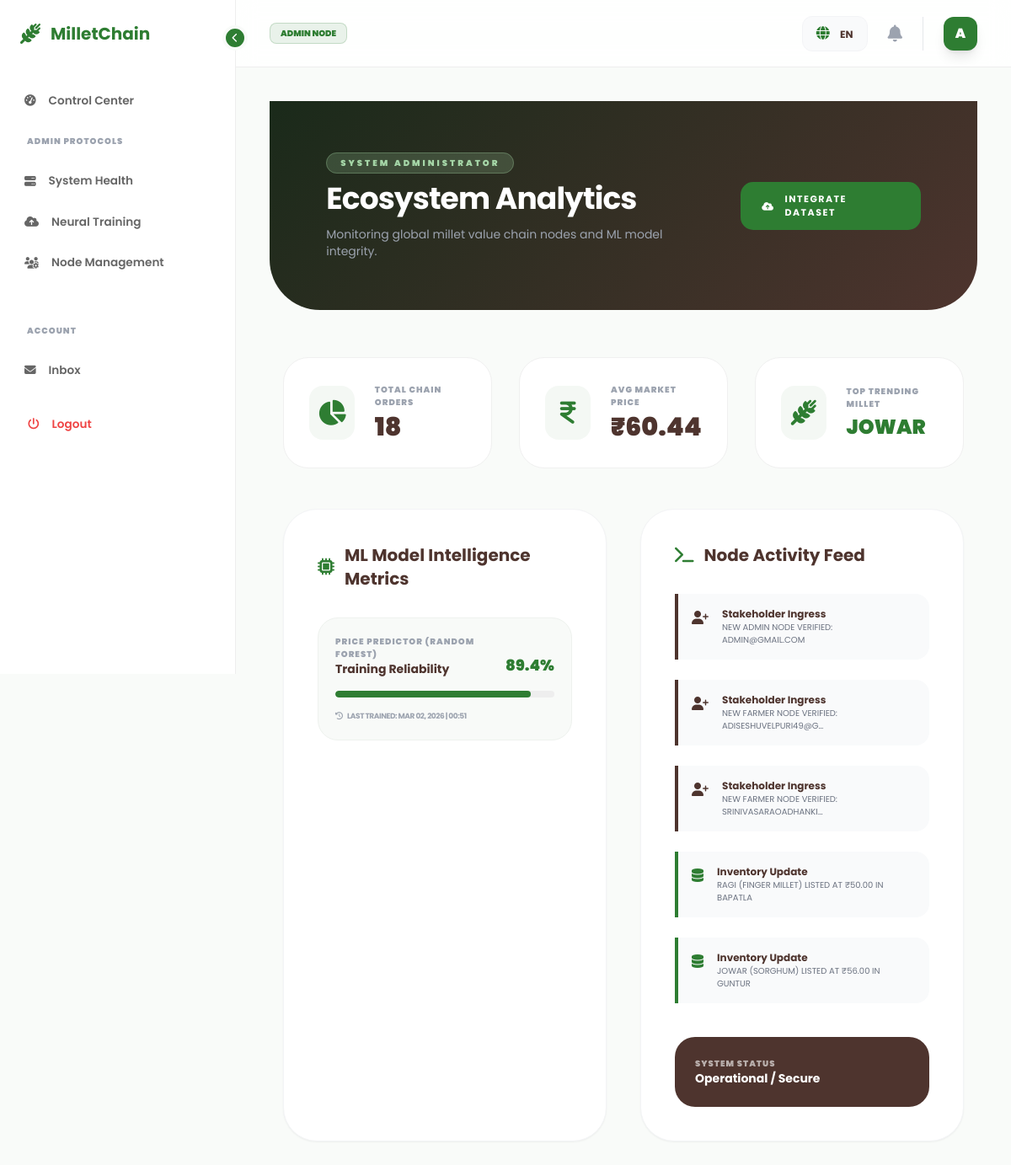
The page /analytics/admin-dashboard/ (signed in) on the database its author committed.
### accounts/models.py (models this page shows, shortened)
class User(AbstractUser):
    ADMIN = 'admin'
    FARMER = 'farmer'
    BUYER = 'buyer'
    ROLE_CHOICES = [
        (ADMIN, 'Platform Administrator'),
        (FARMER, 'Millet Producer (Farmer)'),
        (BUYER, 'Millet Consumer (Buyer)'),
    ]
    username = None
    email = models.EmailField(unique=True)
    role = models.CharField(max_length=10, choices=ROLE_CHOICES, default=FARMER)
    is_verified = models.BooleanField(default=False)
    login_count = models.PositiveIntegerField(default=0)
    USERNAME_FIELD = 'email'
    REQUIRED_FIELDS = []
    objects = CustomUserManager()

### analytics/models.py (models this page shows, shortened)
class MLModelMetric(models.Model):
    model_name = models.CharField(max_length=50) # e.g., 'Price Predictor'
    accuracy_score = models.FloatField()
    last_trained = models.DateTimeField(auto_now=True)

### products/models.py (models this page shows, shortened)
class MilletProduct(models.Model):
    MILLET_TYPES = [
        ('ragi', _('Ragi (Finger Millet)')),
        ('jowar', _('Jowar (Sorghum)')),
        ('bajra', _('Bajra (Pearl Millet)')),
        ('foxtail', _('Foxtail Millet')),
        ('proso', _('Proso Millet')),
        ('little', _('Little Millet')),
    ]
    UNIT_CHOICES = [
        ('kg', _('Kilograms (kg)')),
        ('quintal', _('Quintal')),
    ]
    farmer = models.ForeignKey(settings.AUTH_USER_MODEL, on_delete=models.CASCADE, related_name='products')
    millet_type = models.CharField(_("Millet Type"), max_length=20, choices=MILLET_TYPES)
    quantity = models.DecimalField(_("Quantity"), max_digits=10, decimal_places=2)
    unit = models.CharField(_("Unit"), max_length=10, choices=UNIT_CHOICES, default='kg')
    price = models.DecimalField(_("Expected Price (per unit)"), max_digits=10, decimal_places=2)
    location = models.CharField(_("Location"), max_length=255)
    harvest_date = models.DateField(_("Harvest Date"))
    image = models.ImageField(_("Product Image"), upload_to='products/%Y/%m/%d/', blank=True, null=True)
    description = models.TextField(_("Additional Details"), blank=True)
    is_available = models.BooleanField(default=True)
    created_at = models.DateTimeField(auto_now_add=True)
    updated_at = models.DateTimeField(auto_now=True)
    class Meta:
        ordering = ['-created_at']
        verbose_name = _("Millet Product")
        verbose_name_plural = _("Millet Products")

### analytics/views.py (the view)
# urls.py: path('admin-dashboard/', views.admin_analytics, name='admin_analytics'),
@login_required
def admin_analytics(request):
    if request.user.role != 'admin':
        return redirect('landing')
    total_orders = SalesHistory.objects.count()
    avg_market_price = SalesHistory.objects.aggregate(Avg('price'))['price__avg']
    top_millet = SalesHistory.objects.values('millet_type').annotate(
        total_sales=Sum('quantity_sold')
    ).order_by('-total_sales').first()
    metrics = MLModelMetric.objects.all()
    recent_users = User.objects.all().order_by('-id')[:3]
    recent_crops = MilletProduct.objects.all().order_by('-created_at')[:2]
    return render(request, 'analytics/admin_dashboard.html', {
        'total_orders': total_orders,
        'avg_market_price': avg_market_price,
        'top_millet': top_millet,
        'metrics': metrics,
        'recent_users': recent_users,
        'recent_crops': recent_crops
    })

### templates/analytics/admin_dashboard.html (shortened to what this page needs)
{% extends 'base2.html' %}
{% load static %}
{% load i18n %}
{% block content %}
<div class="admin-hero">
    <div class="max-w-7xl mx-auto flex flex-col md:flex-row justify-between items-center gap-8">
        <div class="space-y-3">
            <span class="px-4 py-1 bg-leaf-green/20 text-[#A5D6A7] text-[10px] font-black uppercase tracking-[0.3em] rounded-full border border-leaf-green/30">
                {% trans "System Administrator" %}
            </span>
            <h1 class="text-4xl font-bold tracking-tight">{% trans "Ecosystem Analytics" %}</h1>
            <p class="text-gray-400 text-sm">{% trans "Monitoring global millet value chain nodes and ML model integrity." %}</p>
        </div>
        <div class="flex flex-wrap gap-4">
            <a href="{% url 'analytics:upload_dataset' %}" class="action-pill flex items-center gap-3">
                <i class="fa-solid fa-cloud-arrow-up"></i> {% trans "Integrate Dataset" %}
            </a>
        </div>
    </div>
</div>
<div class="max-w-7xl mx-auto px-4 py-24">
    <div class="grid grid-cols-1 md:grid-cols-3 gap-8 mb-12 fade-in-up">
        <div class="stat-card flex items-center gap-6">
            <div class="w-16 h-16 bg-[#2E7D32]/5 rounded-2xl flex items-center justify-center text-[#2E7D32] text-3xl">
                <i class="fa-solid fa-chart-pie"></i>
            </div>
            <div>
                <p class="text-[10px] font-black text-gray-400 uppercase tracking-widest mb-1">{% trans "Total Chain Orders" %}</p>
                <h2 class="text-3xl font-black text-earth-brown">{{ total_orders }}</h2>
            </div>
        </div>
        <div class="stat-card flex items-center gap-6">
            <div class="w-16 h-16 bg-[#2E7D32]/5 rounded-2xl flex items-center justify-center text-[#2E7D32] text-3xl">
                <i class="fa-solid fa-indian-rupee-sign"></i>
            </div>
            <div>
                <p class="text-[10px] font-black text-gray-400 uppercase tracking-widest mb-1">{% trans "Avg Market Price" %}</p>
                <h2 class="text-3xl font-black text-earth-brown">₹{{ avg_market_price|floatformat:2 }}</h2>
            </div>
        </div>
        <div class="stat-card flex items-center gap-6">
            <div class="w-16 h-16 bg-[#2E7D32]/5 rounded-2xl flex items-center justify-center text-[#2E7D32] text-3xl">
                <i class="fa-solid fa-wheat-awn"></i>
            </div>
            <div>
                <p class="text-[10px] font-black text-gray-400 uppercase tracking-widest mb-1">{% trans "Top Trending Millet" %}</p>
                <h2 class="text-2xl font-black text-[#2E7D32] uppercase">{{ top_millet.millet_type|default:"N/A" }}</h2>
            </div>
        </div>
    </div>
    <div class="grid grid-cols-1 lg:grid-cols-2 gap-10 fade-in-up">
        <div class="bg-white rounded-[2.5rem] p-10 border border-gray-100 shadow-sm">
            <h3 class="text-xl font-bold text-earth-brown mb-8 flex items-center gap-3">
                <i class="fa-solid fa-microchip text-[#2E7D32]"></i> {% trans "ML Model Intelligence Metrics" %}
            </h3>
            <div class="space-y-8">
                {% for metric in metrics %}
                <div class="ml-status-box">
                    <div class="flex justify-between items-end mb-4">
                        <div>
                            <p class="text-[10px] font-black text-gray-400 uppercase tracking-widest">{{ metric.model_name }}</p>
                            <h4 class="text-sm font-bold text-earth-brown">{% trans "Training Reliability" %}</h4>
                        </div>
                        <span class="text-lg font-black text-[#2E7D32]">{{ metric.accuracy_score }}%</span>
                    </div>
                    <div class="progress-bar-bg">
                        <div class="progress-fill" style="width: {{ metric.accuracy_score }}%"></div>
                    </div>
                    <p class="mt-4 text-[9px] text-gray-400 font-bold uppercase tracking-tighter">
                        <i class="fa-solid fa-clock-rotate-left mr-1"></i> {% trans "Last Trained" %}: {{ metric.last_trained|date:"M d, Y | H:i" }}
                    </p>
                </div>
                {% endfor %}
            </div>
        </div>
        <div class="bg-white rounded-[2.5rem] p-10 border border-gray-100 shadow-sm">
            <h3 class="text-xl font-bold text-earth-brown mb-8 flex items-center gap-3">
                <i class="fa-solid fa-terminal text-[#2E7D32]"></i> {% trans "Node Activity Feed" %}
            </h3>
            <div class="space-y-6">
                {% for u in recent_users %}
                <div class="flex items-start gap-4 p-4 border-l-4 border-earth-brown bg-gray-50 rounded-r-2xl">
                    <i class="fa-solid fa-user-plus text-earth-brown mt-1"></i>
                    <div>
                        <p class="text-xs font-bold text-earth-brown">{% trans "Stakeholder Ingress" %}</p>
                        <p class="text-[10px] text-gray-500 uppercase">New {{ u.role }} node verified: {{ u.email|truncatechars:20 }}</p>
                    </div>
                </div>
                {% endfor %}
                {% for crop in recent_crops %}
                <div class="flex items-start gap-4 p-4 border-l-4 border-[#2E7D32] bg-gray-50 rounded-r-2xl">
                    <i class="fa-solid fa-database text-[#2E7D32] mt-1"></i>
                    <div>
                        <p class="text-xs font-bold text-earth-brown">{% trans "Inventory Update" %}</p>
                        <p class="text-[10px] text-gray-500 uppercase">{{ crop.get_millet_type_display }} listed at ₹{{ crop.price }} in {{ crop.location }}</p>
                    </div>
                </div>
                {% endfor %}
            </div>
            <div class="mt-10 p-6 bg-[#4E342E] rounded-3xl text-white">
                <div class="flex justify-between items-center">
                    <div>
                        <p class="text-[10px] font-black uppercase tracking-widest opacity-60">{% trans "System Status" %}</p>
                        <h4 class="text-sm font-bold">{% trans "Operational / Secure" %}</h4>
                    </div>
                </div>
            </div>
        </div>
    </div>
</div>
{% endblock %}

### templates/base2.html (shortened to what this page needs)
{% load static %}
{% load i18n %}
<!DOCTYPE html>
<html lang="en">
<head>
    <script src="https://cdn.tailwindcss.com"></script>
    <link rel="stylesheet" href="https://cdnjs.cloudflare.com/ajax/libs/font-awesome/6.4.0/css/all.min.css">
</head>
<body>
    <aside class="sidebar" id="sidebar">
        <div class="collapse-btn" onclick="toggleSidebar()">
            <i class="fa-solid fa-chevron-left" id="collapse-icon"></i>
        </div>
        <div class="p-6 mb-4">
            <a href="/" class="logo text-primary-green font-bold text-xl flex items-center gap-3">
                <i class="fa-solid fa-wheat-awn text-2xl"></i>
                <span class="logo-text">{% trans "MilletChain" %}</span>
            </a>
        </div>
        <nav class="mt-2">
            <a href="{% url 'dashboard' %}" class="nav-item {% if request.resolver_match.url_name == 'dashboard' %}active{% endif %}">
                <i class="fa-solid fa-gauge-high"></i> <span class="nav-text">{% trans "Control Center" %}</span>
            </a>
            {% if user.role == 'farmer' %}
                <div class="px-8 py-4 text-[10px] font-black text-gray-400 uppercase tracking-widest section-label">{% trans "Supply Chain" %}</div>
                <a href="{% url 'products:my_listings' %}" class="nav-item {% if 'products' in request.path %}active{% endif %}">
                    <i class="fa-solid fa-seedling"></i> <span class="nav-text">{% trans "Crop Inventory" %}</span>
                </a>
                <a href="{% url 'analytics:price_predictor' %}" class="nav-item">
                    <i class="fa-solid fa-robot"></i> <span class="nav-text">{% trans "AI Price Engine" %}</span>
                </a>
                <a href="{% url 'analytics:demand_forecast' %}" class="nav-item">
                    <i class="fa-solid fa-chart-line"></i> <span class="nav-text">{% trans "Demand Forecast" %}</span>
                </a>
                <a href="{% url 'orders:incoming_requests' %}" class="nav-item">
                    <i class="fa-solid fa-handshake-angle"></i> <span class="nav-text">{% trans "Trade Requests" %}</span>
                </a>
            {% elif user.role == 'admin' %}
                <div class="px-8 py-4 text-[10px] font-black text-gray-400 uppercase tracking-widest section-label">{% trans "Admin Protocols" %}</div>
                <a href="{% url 'analytics:admin_analytics' %}" class="nav-item">
                    <i class="fa-solid fa-server"></i> <span class="nav-text">{% trans "System Health" %}</span>
                </a>
                <a href="{% url 'analytics:upload_dataset' %}" class="nav-item">
                    <i class="fa-solid fa-cloud-arrow-up"></i> <span class="nav-text">{% trans "Neural Training" %}</span>
                </a>
                <a href="{% url 'accounts:user_management' %}" class="nav-item">
                    <i class="fa-solid fa-users-gear"></i> <span class="nav-text">{% trans "Node Management" %}</span>
                </a>
            {% endif %}
            <div class="mt-8 px-8 py-4 text-[10px] font-black text-gray-400 uppercase tracking-widest section-label">{% trans "Account" %}</div>
            <a href="{% url 'notifications:inbox' %}" class="nav-item">
                <i class="fa-solid fa-envelope"></i> <span class="nav-text">{% trans "Inbox" %}</span>
            </a>
            <form action="{% url 'accounts:logout' %}" method="post" class="mt-4 px-2">
                <button type="submit" class="nav-item w-full border-none bg-transparent cursor-pointer text-red-500 hover:bg-red-50">
                    <i class="fa-solid fa-power-off"></i> <span class="nav-text">{% trans "Logout" %}</span>
                </button>
            </form>
        </nav>
    </aside>
    <header class="top-bar" id="top-bar">
        <div class="flex items-center gap-3">
            <span class="px-3 py-1 bg-primary-green/10 text-primary-green text-[10px] font-black rounded-lg uppercase border border-primary-green/20">
                {{ user.role }} {% trans "Node" %}
            </span>
        </div>
        <div class="flex items-center gap-6">
            <div class="lang-dropdown relative group px-4 py-2 bg-gray-50 rounded-xl border border-gray-100 cursor-pointer">
                <i class="fa-solid fa-globe text-primary-green"></i>
                <span class="ml-2 text-xs font-bold uppercase">{% get_current_language as LANG %}{{ LANG }}</span>
            </div>
            <a href="{% url 'notifications:inbox' %}" class="relative text-gray-400 hover:text-primary-green transition-colors">
                <i class="fa-solid fa-bell text-xl"></i>
            </a>
            <div class="flex items-center gap-3 border-l pl-6">
                <div class="w-10 h-10 bg-primary-green rounded-xl flex items-center justify-center text-white font-black shadow-lg">
                    {{ user.email|slice:":1"|upper }}
                </div>
            </div>
        </div>
    </header>
    <main class="content-area" id="content-area">
        {% block content %}{% endblock %}
    </main>
</body>
</html>

### rows shown on the page
User: role "ADMIN", email "A"
MLModelMetric: model_name "PRICE PREDICTOR (RANDOM FOREST)", accuracy_score "89.4", last_trained|H "MAR 02, 2026 | 00:51"
User: role "ADMIN", email "ADMIN@GMAIL.COM"
User: role "FARMER", email "ADISESHUVELPURI49@G…"
User: role "FARMER", email "SRINIVASARAOADHANKI…"
MilletProduct: millet_type "RAGI (FINGER MILLET)", price "50.00", location "BAPATLA"
MilletProduct: millet_type "JOWAR (SORGHUM)", price "56.00", location "GUNTUR"

### other values the page prints
{{ LANG }} "EN"
{{ total_orders }} "18"
{{ avg_market_price|floatformat:2 }} "60.44"
{{ top_millet.millet_type|default:"N/A" }} "JOWAR"
